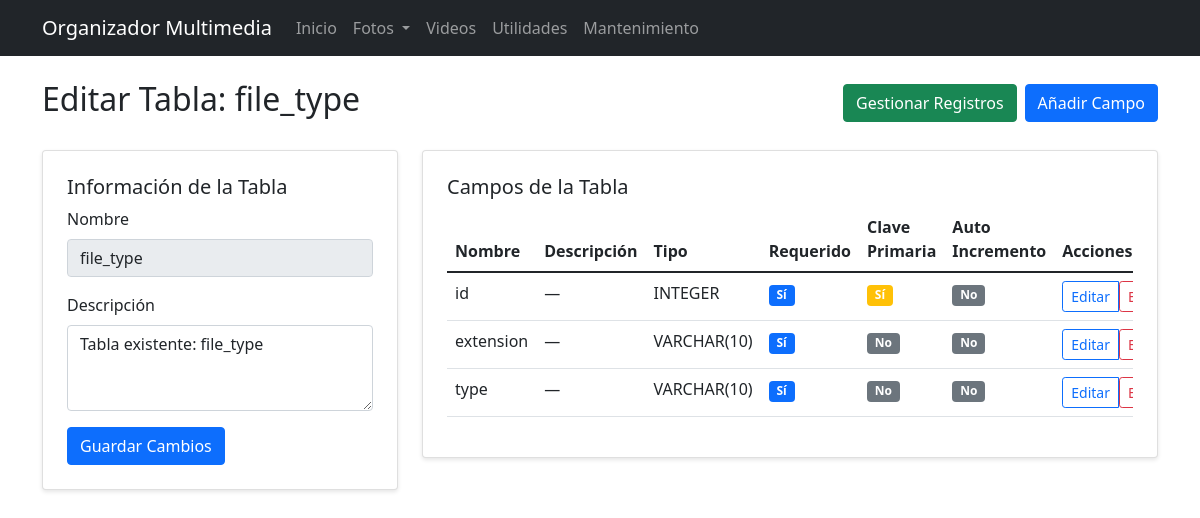
Page /tables/1/edit on the earlier database version.
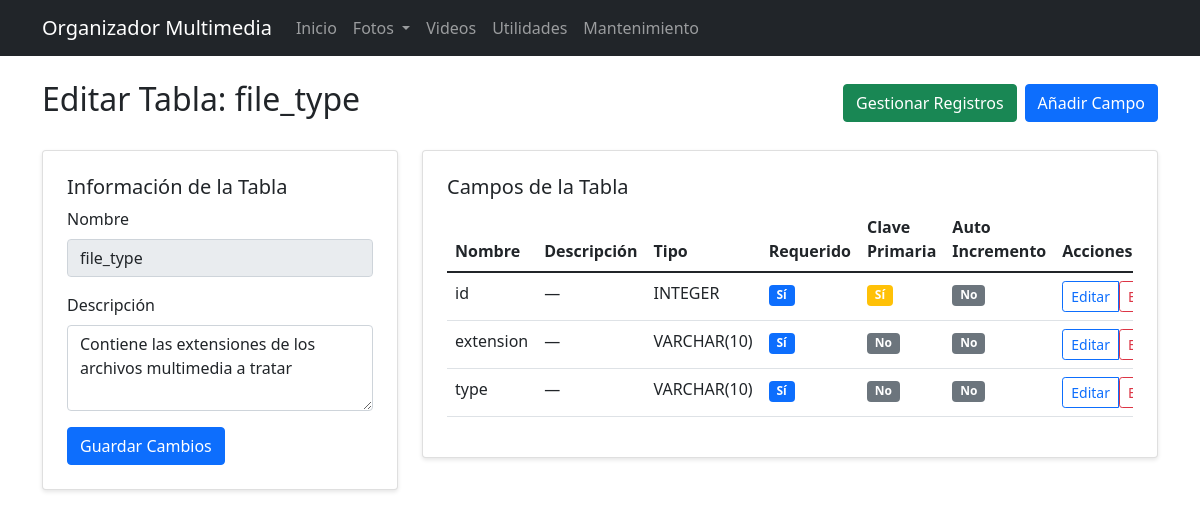
Same page on the later database version.
### app/models/database.py (models this page shows, shortened)
class DynamicTable(db.Model):
    id = db.Column(db.Integer, primary_key=True)
    name = db.Column(db.String(50), unique=True, nullable=False)
    description = db.Column(db.String(200))
    created_at = db.Column(db.DateTime, default=datetime.utcnow)
    fields = db.relationship('TableField', backref='table', lazy=True, cascade='all, delete-orphan')

### app/routes/tables.py (the view)
@bp.route('/<int:table_id>/edit', methods=['GET', 'POST'])
def edit_table(table_id):
    table = DynamicTable.query.get_or_404(table_id)
    if request.method == 'POST':
        table.description = request.form.get('description')
        db.session.commit()
        flash('Tabla actualizada correctamente.', 'success')
        return redirect(url_for('tables.index'))
    return render_template('tables/edit.html', table=table)

### app/templates/tables/edit.html (shortened to what the changed rows need)
{% extends "base.html" %}
{% block content %}
<div class="row">
    <div class="col-md-12">
        <div class="d-flex justify-content-between align-items-center mb-4">
            <h2>Editar Tabla: {{ table.name }}</h2>
            <div class="d-flex gap-2">
                <a href="{{ url_for('tables.manage_records', table_id=table.id) }}" class="btn btn-success">
                </a>
                <a href="{{ url_for('tables.add_field', table_id=table.id) }}" class="btn btn-primary">
                </a>
            </div>
        </div>
        <div class="row">
            <div class="col-md-4">
                <div class="card mb-4">
                    <div class="card-body">
                        <form method="POST">
                            <div class="mb-3">
                                <label for="name" class="form-label">Nombre</label>
                                <input type="text"
                                       class="form-control"
                                       id="name"
                                       value="{{ table.name }}"
                                       readonly>
                            </div>
                            <div class="mb-3">
                                <label for="description" class="form-label">Descripción</label>
                                <textarea class="form-control"
                                          id="description"
                                          name="description"
                                          rows="3">{{ table.description or '' }}</textarea>
                            </div>
                        </form>
                    </div>
                </div>
            </div>
            <div class="col-md-8">
                <div class="card">
                    <div class="card-body">
                        {% if table.fields %}
                            <div class="table-responsive">
                                <table class="table">
                                    <thead>
                                        <tr>
                                            <th>Nombre</th>
                                            <th>Descripción</th>
                                            <th>Tipo</th>
                                            <th>Requerido</th>
                                            <th>Clave Primaria</th>
                                            <th>Auto Incremento</th>
                                            <th>Acciones</th>
                                        </tr>
                                    </thead>
                                </table>
                            </div>
                        {% else %}
                            <div class="alert alert-info">
                                Esta tabla no tiene campos. ¡Añade algunos campos para empezar!
                            </div>
                        {% endif %}
                    </div>
                </div>
            </div>
        </div>
    </div>
</div>
{% endblock %}

Differences in the rows shown:
changed DynamicTable "file_type": description "Tabla existente: file_type" → "Contiene las extensiones de los archivos multimedia a tratar"
